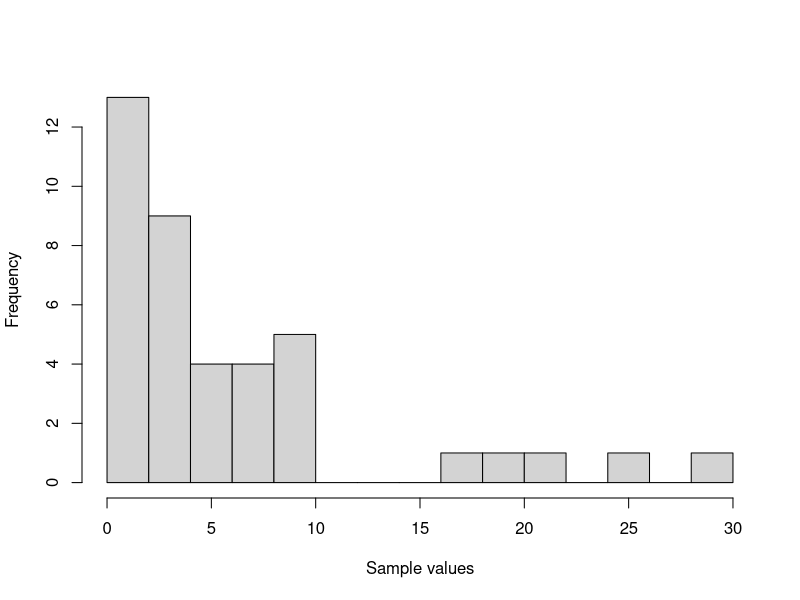
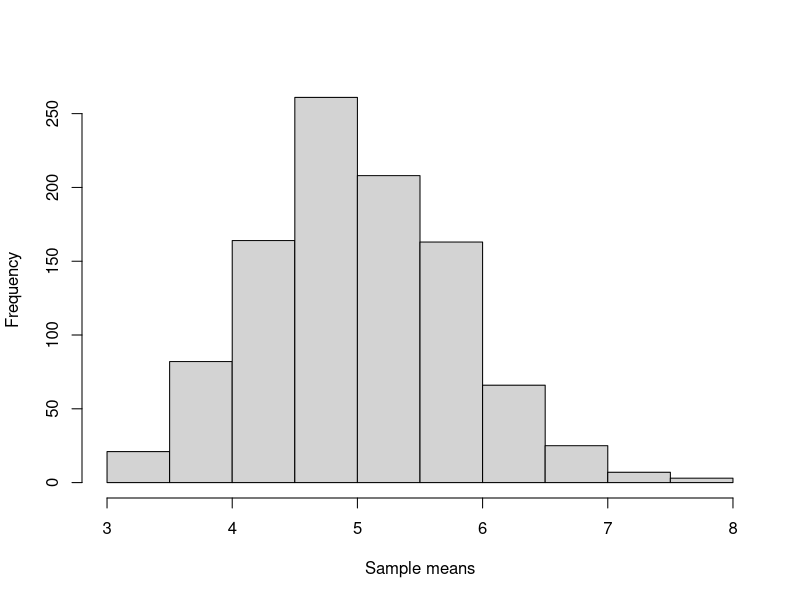
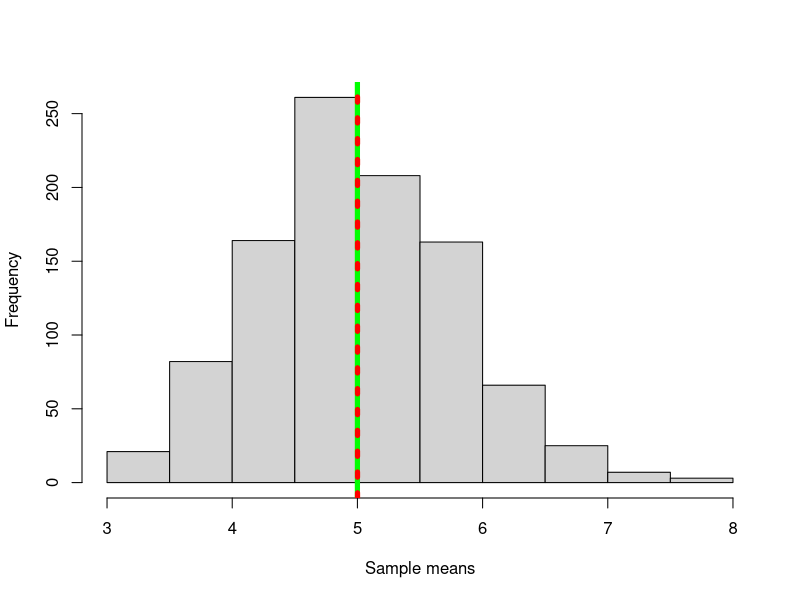
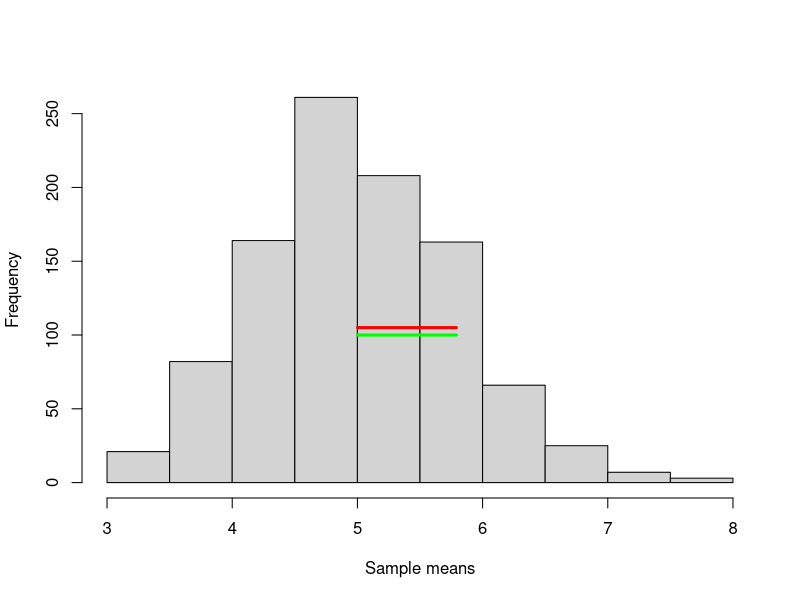
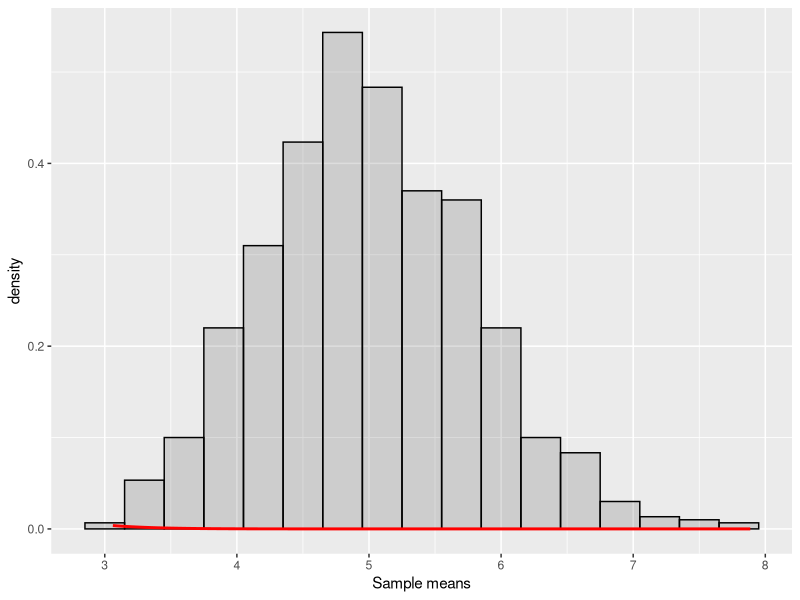

Reproduce these figures in R, in order.
## ---- chunk 1
lambda=0.2
## ---- chunk 2
real.mean<-1/lambda
## ---- chunk 3
set.seed(1357) #for reproducibility
hist(rexp(40,0.2),xlab="Sample values",main="",breaks=15)
## ---- chunk 4
mns = NULL
for (i in 1 : 1000) mns = c(mns, mean(rexp(40,0.2))) #simulate 40 exponentials 1000 times
myhist<-hist(mns,xlab="Sample means",main="") #keep the histogram information
## ---- chunk 5
mean<-mean(mns)
diff.mean<-abs(real.mean-mean) #compare with the real mean
## ---- chunk 6
hist(mns,xlab="Sample means",main="")
abline(v=real.mean,col="green",lwd=5)
abline(v=mean,col="red",lwd=5,lty=3)
## ---- chunk 7
real.dev<-sqrt(real.mean^2/40)
## ---- chunk 8
mean.dev<-sd(mns)
diff.dev<-abs(real.dev-mean.dev) # compare with real standard deviation
## ---- chunk 9
hist(mns,xlab="Sample means",main="")
segments(real.mean,100,real.mean+real.dev,100,col="green",lwd=3)
segments(mean,105,mean+mean.dev,105,col="red",lwd=3)
## ---- chunk 10
library(ggplot2)
mns2<-as.data.frame(mns)
g <- ggplot(mns2, aes(x = mns))+ xlab("Sample means") +
    geom_histogram(alpha = .20, binwidth=.3, colour = "black",aes(y = ..density..))
g <- g + stat_function(fun = dnorm,color="red",arg = list(mean=mean(mns),sd=sd(mns)),lwd=1)
g
## ---- chunk 11
#Exponential probability values
#calculate frequencies
freq<-myhist$counts/sum(myhist$counts) 
#Assign frequencies to quantiles
hist.p<-cbind("breaks"=myhist$breaks[1:length(myhist$breaks)-1],"probability"=freq) 


probs<-data.frame()
for (i in c(3,4,5,6,7)) {
    exp<-round(sum(hist.p[hist.p[,1]<i,2]),3) 
    norm<-round(unname(pnorm(i,mean = mean(mns), sd = sd(mns))),3) 
    probs<-rbind(probs,c(i,exp,norm,norm-exp))
}
names(probs)<-c("quantile","p.exponential","p.normal","difference")
probs
